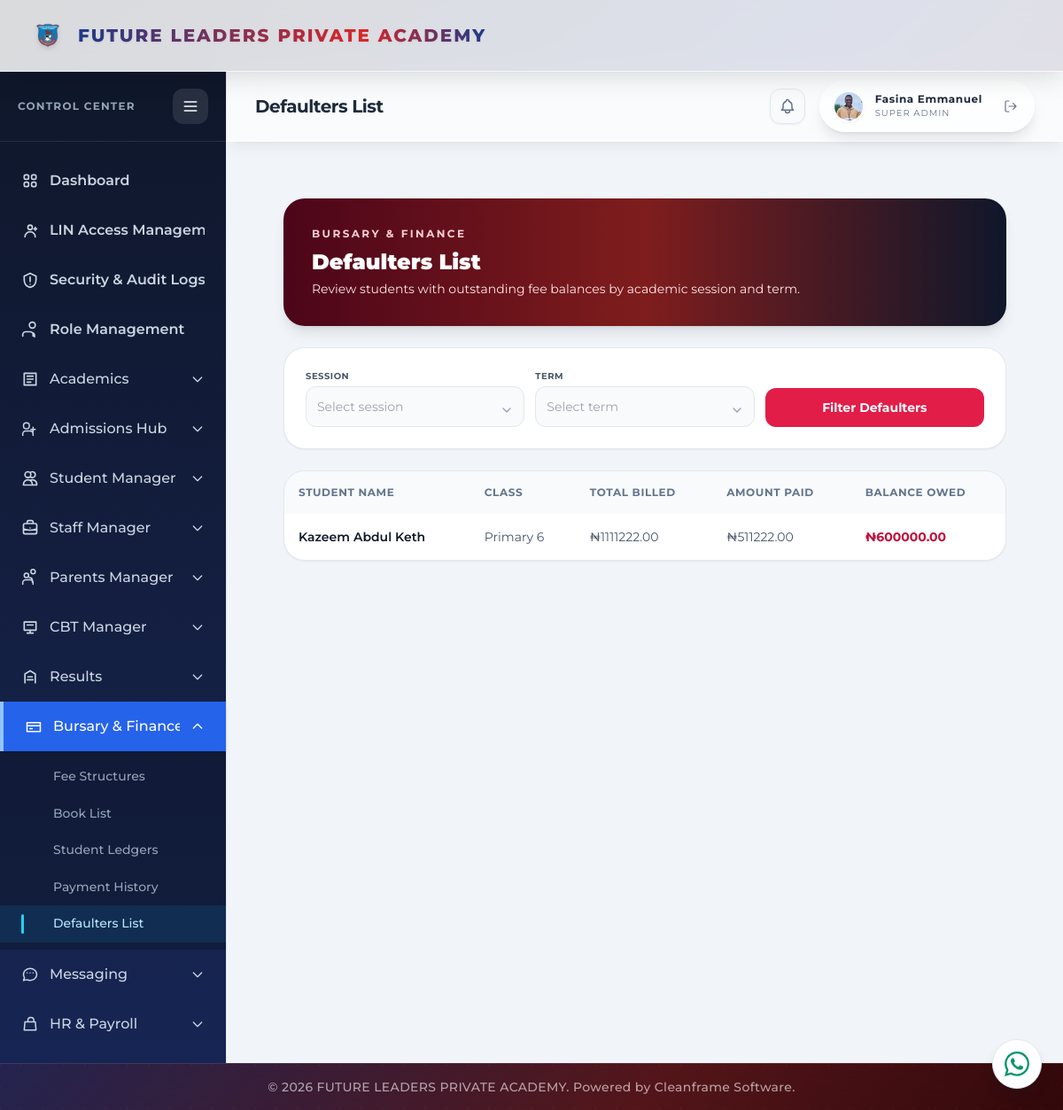
The page /bursary/defaulters/ (signed in) on the database its author committed.
### portal/models.py (models this page shows, shortened)
class StudentFeeAccount(models.Model):
    student = models.ForeignKey(Student, on_delete=models.CASCADE, related_name='fee_accounts')
    term = models.ForeignKey(AcademicTerm, on_delete=models.PROTECT, related_name='student_fee_accounts')
    session = models.ForeignKey(AcademicSession, on_delete=models.PROTECT, related_name='student_fee_accounts')
    total_billed = models.DecimalField(max_digits=12, decimal_places=2, default=0)
    amount_paid = models.DecimalField(max_digits=12, decimal_places=2, default=0)
    is_cleared = models.BooleanField(default=False)
    class Meta:
        constraints = [models.UniqueConstraint(fields=['student', 'term', 'session'], name='unique_student_term_session_fee_account')]
    @property
    def balance(self):
        return self.total_billed - self.amount_paid

class Student(models.Model):
    SEX_CHOICES = [
        ('Male', 'Male'),
        ('Female', 'Female'),
    ]
    PROGRAM_CHOICES = [
        ('Kindergarten (KG)', 'Kindergarten (KG)'),
        ('Nursery (NUR)', 'Nursery (NUR)'),
        ('Primary (PRY)', 'Primary (PRY)'),
    ]
    RELIGION_CHOICES = [
        ('Christianity', 'Christianity'),
        ('Islam', 'Islam'),
        ('Other', 'Other'),
    ]
    STATUS_CHOICES = [
        ('Active', 'Active'),
        ('Student', 'Student'),
        ('Transferred', 'Transferred'),
        ('Expelled', 'Expelled'),
        ('Graduated', 'Graduated'),
    ]
    student_id = models.CharField(max_length=100, unique=True, blank=True)
    lin = models.CharField(max_length=50, unique=True, blank=True, null=True)
    is_lin_visible = models.BooleanField(default=False)
    first_name = models.CharField(max_length=50)
    last_name = models.CharField(max_length=50, verbose_name='Surname')
    other_name = models.CharField(max_length=50, blank=True, null=True)
    sex = models.CharField(max_length=100, choices=SEX_CHOICES)
    date_of_birth = models.DateField()
    state_of_origin = models.CharField(max_length=50)
    lga_of_origin = models.CharField(max_length=50)
    program = models.CharField(max_length=50, choices=PROGRAM_CHOICES)
    current_class = models.ForeignKey('ClassRoom', on_delete=models.SET_NULL, null=True, blank=True, related_name='students')
    passport = models.ImageField(upload_to='student_passports/', max_length=255, blank=True, null=True)
    physically_challenged = models.BooleanField(default=False)
    phone_number = models.CharField(max_length=100, blank=True, null=True)
    religion = models.CharField(max_length=100, choices=RELIGION_CHOICES, blank=True, null=True)
    email = models.EmailField(blank=True, null=True)
    status = models.CharField(max_length=100, choices=STATUS_CHOICES, default='Student')
    date_enrolled = models.DateField(auto_now_add=True)
    consecutive_absence_flag = models.BooleanField(default=False)
    teacher_comment = models.TextField(blank=True, default='')
    parent = models.ForeignKey('Parent', on_delete=models.SET_NULL, null=True, blank=True, related_name='children')
    user = models.OneToOneField(settings.AUTH_USER_MODEL, on_delete=models.SET_NULL, null=True, blank=True, related_name='student_record')

class ClassRoom(models.Model):
    SECTION_CHOICES = [
        ('KG', 'Kindergarten'),
        ('Nursery', 'Nursery'),
        ('Primary', 'Primary'),
    ]
    name = models.CharField(max_length=50, unique=True)  # e.g., "Primary 4", "KG 2"
    section = models.CharField(max_length=100, choices=SECTION_CHOICES)
    level_number = models.IntegerField(null=True, blank=True) # e.g., 1, 2, 3, 4, 6 (skipping 5)
    sequence = models.IntegerField(null=True, blank=True)
    is_terminal = models.BooleanField(default=False)
    next_class = models.ForeignKey('self', on_delete=models.SET_NULL, null=True, blank=True, related_name='previous_classes')
    class_teacher = models.ForeignKey('Teacher', on_delete=models.SET_NULL, null=True, blank=True, related_name='assigned_class')

### portal/views.py (the view)
# urls.py: path('bursary/defaulters/', views.defaulters_list_view, name='defaulters_list'),
@login_required(login_url='login')
@bursar_required
def defaulters_list_view(request):
    accounts = StudentFeeAccount.objects.select_related(
        'student__current_class', 'session', 'term',
    ).filter(amount_paid__lt=F('total_billed')).order_by(
        'student__last_name', 'student__first_name', 'term__start_date',
    )
    sessions = AcademicSession.objects.order_by('-name')
    selected_session = sessions.filter(pk=request.GET.get('session')).first() if request.GET.get('session') else None
    terms = AcademicTerm.objects.filter(session=selected_session).order_by('start_date', 'pk') if selected_session else AcademicTerm.objects.none()
    selected_term = terms.filter(pk=request.GET.get('term')).first() if request.GET.get('term') else None
    if selected_session:
        accounts = accounts.filter(session=selected_session)
    if selected_term:
        accounts = accounts.filter(term=selected_term)
    return render(request, 'portal/defaulters_list.html', {
        'accounts': accounts,
        'sessions': sessions,
        'terms': terms,
        'selected_session': selected_session,
        'selected_term': selected_term,
        'terms_json': json.dumps(session_terms_map()),
    })

### portal/context_processors.py (called while the page is built)
def _portal_name_parts(user):
    for relation_name in ('teacher_record', 'student_record', 'parent_record'):
        record = getattr(user, relation_name, None)
        if record:
            first_name = (getattr(record, 'first_name', '') or '').strip()
            last_name = (getattr(record, 'last_name', '') or '').strip()
            if first_name or last_name:
                return first_name, last_name
    return user.first_name.strip(), user.last_name.strip()

def _portal_picture_url(user):
    candidates = [
        getattr(getattr(user, 'account_profile', None), 'profile_picture', None),
        getattr(getattr(user, 'student_record', None), 'passport', None),
        getattr(getattr(user, 'teacher_record', None), 'passport', None),
    ]
    for picture in candidates:
        if picture:
            try:
                if picture.storage.exists(picture.name):
                    return picture.url
            except (OSError, ValueError):
                continue
    return ''

### portal/views.py (called while the page is built)
def session_terms_map():
    terms_map = {}
    for term in AcademicTerm.objects.order_by('session__name', 'start_date', 'pk'):
        terms_map.setdefault(str(term.session_id), []).append({
            'pk': term.pk,
            'name': term.term_name,
        })
    return terms_map

### portal/templates/portal/defaulters_list.html (shortened to what this page needs)
{% extends 'portal/base.html' %}
{% block page_title %}Defaulters List{% endblock %}
{% block content %}
<div class="min-h-full bg-slate-100 p-6 lg:p-8"><div class="mx-auto max-w-7xl space-y-6">
<header class="rounded-3xl bg-gradient-to-r from-rose-950 via-red-900 to-slate-900 p-8 text-white shadow-lg"><p class="text-xs font-bold uppercase tracking-[0.2em] text-rose-200">Bursary &amp; Finance</p><h1 class="mt-2 text-2xl font-black">Defaulters List</h1><p class="mt-1 text-sm text-rose-100">Review students with outstanding fee balances by academic session and term.</p></header>
<form method="get" class="grid gap-3 rounded-3xl border border-slate-200 bg-white p-6 shadow-sm sm:grid-cols-3 items-end">{% include 'portal/result_filter_combobox.html' with field_name='session' label='Session' selected_value=selected_session.pk selected_label=selected_session.name options=sessions %}{% include 'portal/result_filter_combobox.html' with field_name='term' label='Term' selected_value=selected_term.pk selected_label=selected_term.term_name options=terms %}<button type="submit" class="w-full rounded-xl bg-rose-600 px-5 py-3 text-sm font-bold text-white hover:bg-rose-700">Filter Defaulters</button></form>
<section class="overflow-hidden rounded-3xl border border-slate-200 bg-white shadow-sm"><div class="max-h-[600px] overflow-y-auto"><table class="w-full min-w-[800px] text-left text-sm"><thead class="sticky top-0 bg-slate-50 text-xs font-bold uppercase tracking-wider text-slate-500"><tr><th class="p-4">Student Name</th><th class="p-4">Class</th><th class="p-4">Total Billed</th><th class="p-4">Amount Paid</th><th class="p-4">Balance Owed</th></tr></thead><tbody class="divide-y divide-slate-100">{% for account in accounts %}<tr class="hover:bg-rose-50/40"><td class="p-4 font-semibold text-slate-900">{{ account.student.last_name }} {{ account.student.first_name }}{% if account.student.other_name %} {{ account.student.other_name }}{% endif %}</td><td class="p-4 text-slate-600">{{ account.student.current_class.name|default:'Unassigned' }}</td><td class="p-4 text-slate-600">₦{{ account.total_billed|floatformat:2 }}</td><td class="p-4 text-slate-600">₦{{ account.amount_paid|floatformat:2 }}</td><td class="p-4 font-bold text-rose-700">₦{{ account.balance|floatformat:2 }}</td></tr>{% empty %}<tr><td colspan="5" class="p-12 text-center text-sm text-slate-500">No students have outstanding balances for the selected filters.</td></tr>{% endfor %}</tbody></table></div></section>
</div></div>
{% endblock %}

### portal/static/portal/css/global.css (style rules this page uses)
html, body, body *, button, input, select, textarea, optgroup { font-family: 'Montserrat' !important; }
html { font-synthesis: none; overflow-x: hidden; }
body { overflow-x: hidden; overflow-wrap: normal; }

### rows shown on the page
StudentFeeAccount: student.last_name "Kazeem", student.first_name "Abdul", student.other_name "Keth", student.current_class.name "Primary 6", total_billed "1111222.00", amount_paid "511222.00", balance "600000.00"

### other values the page prints
{{ portal_display_name }} "Fasina Emmanuel"
{{ label }} "SESSION TERM"
